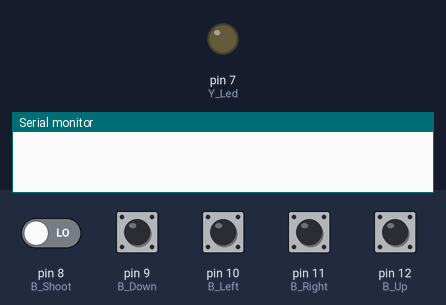
Simulated run of this sketch. Board: Arduino Uno, built with avr-gcc and run on an emulated ATmega328P. Parts: output pins drawn as LEDs (lit = HIGH), the last lines printed to the serial monitor. Inputs (shaded band) come from the test bench; at power-on: pin 8 (B_Shoot), pin 9 (B_Down), pin 10 (B_Left), pin 11 (B_Right), pin 12 (B_Up) LOW.

Above: at 1.2 s.
1.3 s: pin 8 (B_Shoot) driven HIGH
At 1.51 s:
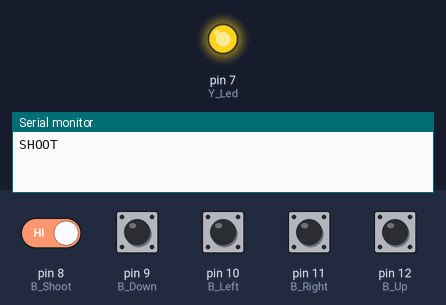
16.3 s: pin 8 (B_Shoot) driven LOW
At 17.6 s:
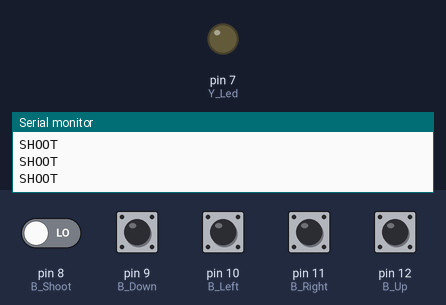
Timing chart, 0 to 19.0 s (numbered marks = the images above; inputs shaded):
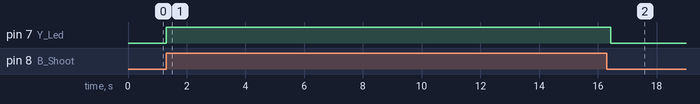

The sketch:

Joystick_Gos.ino
```cpp
/*
Control para Proyecto Game of Sorts (GoS)
Realizado por Alejandro Loría

Este programa captura el estado de los botones de la placa joystick,
para enviar un String con la acción que debe realizar el boton que se presionó.

Hay 5 botones para las funciones:
--UP
--Down
--RIGHT
--LEFT
--SHOOT

Hay un LED que se enciende cada vez que se hace un disparo

*/

//Definición de las etiquetas para los botones

#define B_Up 12
#define B_Right 11
#define B_Left 10
#define B_Down 9
#define B_Shoot 8
#define Y_Led 7


void setup() {
  // Se inicializa el puerto serie a 9600 baudios
  Serial.begin(9600);

  // Se inicializan los pines para los botones como entrada
  pinMode(B_Up, INPUT);
  pinMode(B_Right, INPUT);
  pinMode(B_Left, INPUT);
  pinMode(B_Down, INPUT);
  pinMode(B_Shoot, INPUT);

  // Se inicaliza el pin para el LED como salida
  pinMode(Y_Led, OUTPUT);
}

void loop() {

  // En el lazo principal se hace pulling esperando que alguno de los botones
  // haya cambiado de estado, se detecta el cambio mediante un IF y cuando alguno
  // de estos se cumpla, se envia el String con la acción que representa el botón presionado.
  if (digitalRead(B_Up))  {
    delay(10);
    Serial.println("UP");
    }
  if (digitalRead(B_Right)) {
    delay(10);
    Serial.println("RIGHT");
    }
  if (digitalRead(B_Left)) {
     delay(10);
    Serial.println("LEFT");
    }
  if (digitalRead(B_Down)) {
     delay(10);
    Serial.println("DOWN");
    }
  if (digitalRead(B_Shoot)) {
    Serial.println("SHOOT");
    digitalWrite(Y_Led, HIGH);
    delay(200);

    }
  delay(10);
  digitalWrite(Y_Led, LOW);
}
```

Measured:
- after the input at 1.3 s, pin 7 (Y_Led): LOW → HIGH at once
- after the input at 16.3 s, pin 7 (Y_Led): HIGH → LOW after 0.13 s
